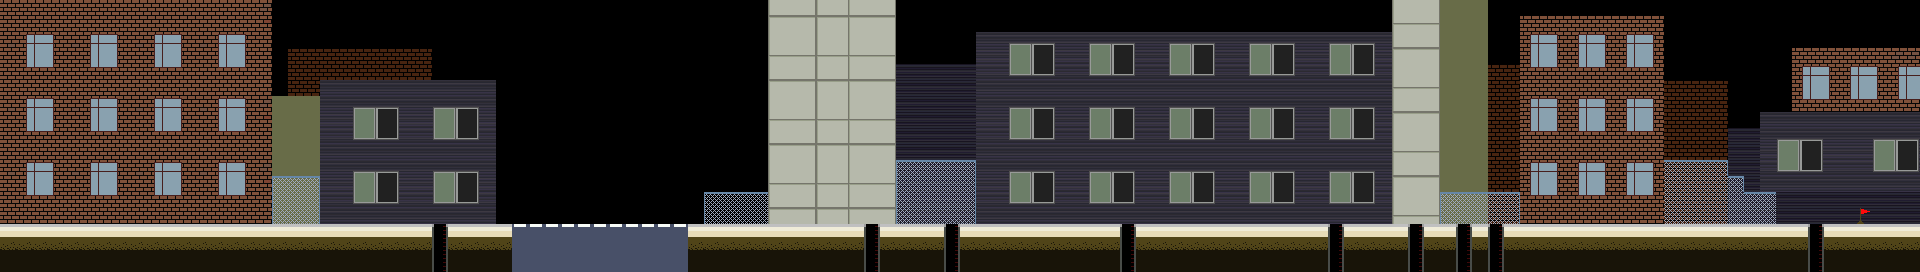

This game map was drawn from its Tiled (.tmx) file and the tilesets committed beside it. A one-line description and the trimmed map source follow:
An orthogonal 120x17 tile map with 16x16 px tiles, 3 tile layers (Background2, Background1, Level), 3 tilesets and 9 objects (7x BananaPeel, PlayerStartPos).

<map version="1.4" tiledversion="1.4.1" orientation="orthogonal" renderorder="right-down" width="120" height="17" tilewidth="16" tileheight="16" infinite="0" nextlayerid="6" nextobjectid="13">
 <editorsettings>
  <export target="level_2.json" format="json" />
 </editorsettings>
 <properties>
  <property name="1stars" type="int" value="16500" />
  <property name="2stars" type="int" value="16000" />
  <property name="3stars" type="int" value="14500" />
  <property name="Time Limit" type="int" value="17000" />
 </properties>
 <tileset firstgid="1" name="city-tileset" tilewidth="16" tileheight="16" spacing="2" margin="1" tilecount="25" columns="5">
  <image source="../tilesets/city-tileset.png" trans="ff00ff" width="90" height="90" />
  <tile id="18">
   <properties>
    <property name="isFinish" type="bool" value="true" />
   </properties>
  </tile>
 </tileset>
 <tileset firstgid="26" name="bg" tilewidth="16" tileheight="16" spacing="2" margin="1" tilecount="256" columns="16">
  <image source="../tilesets/city-bg-tileset.png" trans="ff00ff" width="288" height="288" />
 </tileset>
 <tileset firstgid="282" name="city_objects" tilewidth="90" tileheight="94" tilecount="25" columns="0">
  <grid orientation="orthogonal" width="1" height="1" />
  <tile id="0">
   <image width="28" height="17" source="../objects/air_conditioning.png" />
  </tile>
  <tile id="1">
   <image width="26" height="12" source="../objects/bench.png" />
  </tile>
  <tile id="2">
   <image width="12" height="4" source="../objects/bilboard_hand.png" />
  </tile>
  <tile id="3">
   <image width="34" height="94" source="../objects/billboard_1.png" />
  </tile>
  <tile id="4">
   <image width="34" height="94" source="../objects/billboard_2.png" />
  </tile>
  <tile id="5">
   <image width="34" height="78" source="../objects/billboard_3.png" />
  </tile>
  <tile id="6">
   <image width="34" height="62" source="../objects/billboard_4.png" />
  </tile>
  <tile id="7">
   <image width="34" height="78" source="../objects/billboard_5.png" />
  </tile>
  <tile id="8">
   <image width="40" height="36" source="../objects/bush_1.png" />
  </tile>
  <tile id="9">
   <image width="40" height="36" source="../objects/bush_2.png" />
  </tile>
  <tile id="10">
   <image width="46" height="74" source="../objects/entrance_1.png" />
  </tile>
  <tile id="11">
   <image width="46" height="74" source="../objects/entrance_2.png" />
  </tile>
  <tile id="12">
   <image width="9" height="11" source="../objects/fire_hydrant.png" />
  </tile>
  <tile id="13">
   <image width="27" height="56" source="../objects/road_sign_1.png" />
  </tile>
  <tile id="14">
   <image width="27" height="56" source="../objects/road_sign_2.png" />
  </tile>
  <tile id="15">
   <image width="27" height="56" source="../objects/road_sign_3.png" />
  </tile>
  <tile id="16">
   <image width="27" height="56" source="../objects/road_sign_4.png" />
  </tile>
  <tile id="17">
   <image width="72" height="48" source="../objects/shop_1.png" />
  </tile>
  <tile id="18">
   <image width="72" height="48" source="../objects/shop_2.png" />
  </tile>
  <tile id="19">
   <image width="72" height="48" source="../objects/shop_3.png" />
  </tile>
  <tile id="20">
   <image width="11" height="62" source="../objects/traffic_lights.png" />
  </tile>
  <tile id="21">
   <image width="5" height="9" source="../objects/trash.png" />
  </tile>
  <tile id="22">
   <image width="54" height="90" source="../objects/tree_1.png" />
  </tile>
  <tile id="23">
   <image width="90" height="90" source="../objects/tree_2.png" />
  </tile>
  <tile id="24">
   <image width="54" height="90" source="../objects/tree_3.png" />
  </tile>
 </tileset>
 <layer id="4" name="Background2" width="120" height="17">
  <data>[2040 cells, 263 non-empty, 18 distinct tile ids]</data>
 </layer>
 <layer id="3" name="Background1" width="120" height="17">
  <data>[2040 cells, 1046 non-empty, 58 distinct tile ids]</data>
 </layer>
 <objectgroup id="5" name="CityObjects">
  <object id="12" gid="294" x="64" y="224" width="9" height="11" />
 </objectgroup>
 <layer id="1" name="Level" width="120" height="17">
  <data>[2040 cells, 361 non-empty, 8 distinct tile ids]</data>
 </layer>
 <objectgroup id="2" name="Positions">
  <object id="3" name="PlayerStartPos" x="96" y="224">
   <point />
  </object>
  <object id="6" name="BananaPeel_4" type="BananaPeel" x="1792" y="224">
   <point />
  </object>
  <object id="7" name="BananaPeel_3" type="BananaPeel" x="1360" y="224">
   <point />
  </object>
  <object id="5" name="BananaPeel_2" type="BananaPeel" x="1088" y="224">
   <point />
  </object>
  <object id="4" name="BananaPeel_1" type="BananaPeel" x="736" y="224">
   <point />
  </object>
  <object id="9" name="BananaPeel_4" type="BananaPeel" x="1632" y="224">
   <point />
  </object>
  <object id="10" name="BananaPeel_4" type="BananaPeel" x="1664" y="224">
   <point />
  </object>
  <object id="11" name="BananaPeel_4" type="BananaPeel" x="271" y="224">
   <point />
  </object>
 </objectgroup>
</map>
